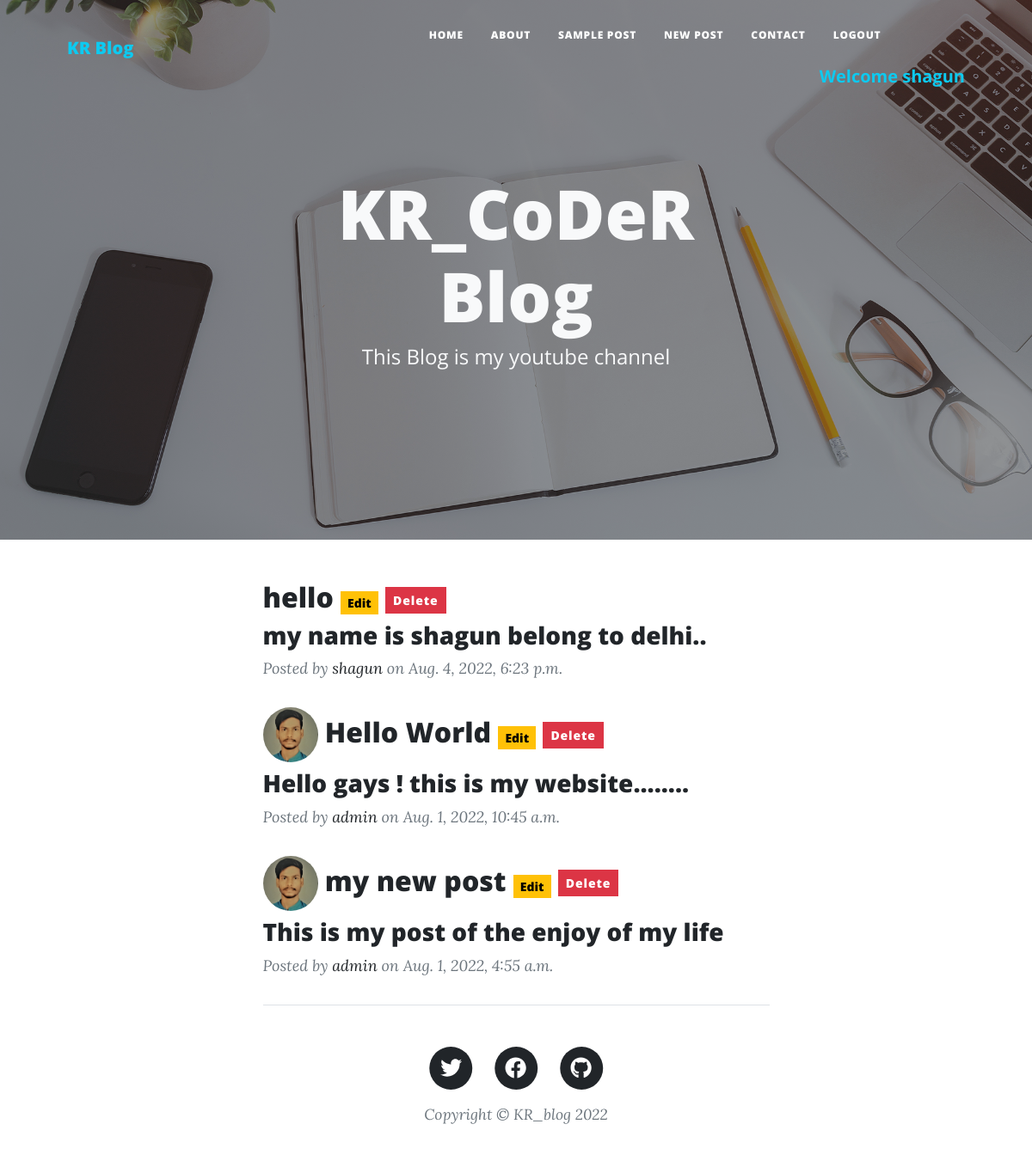
/ (signed in), run on the app's committed database.
### myapp/models.py (models this page shows)
class Post(models.Model):
	author = models.ForeignKey(settings.AUTH_USER_MODEL, on_delete = models.CASCADE)
	title = models.CharField(max_length = 200)
	text = models.TextField()
	created_date = models.DateTimeField(auto_now_add = True)
	published_date = models.DateTimeField(blank = True, null = True)
	image = models.ImageField(upload_to = "Image",null = True )

### myapp/views.py (the view)
# urls.py: path('', index, name = "index"),
def index(request):
	posts = Post.objects.all().order_by('-published_date')
	return render(request, 'index.html', {'posts':posts})

### myapp/templates/index.html (shortened to what this page needs)
{% load static %}
{% include 'header.html' %}
        <header class="masthead" style="background-image: url('{% static 'assets/img/home-bg.jpg' %}')">
            <div class="container position-relative px-4 px-lg-5">
                <div class="row gx-4 gx-lg-5 justify-content-center">
                    <div class="col-md-10 col-lg-8 col-xl-7">
                        <div class="site-heading">
                            <h1 class = 'text-light'>KR_CoDeR <br> Blog</h1>
                            <span class="subheading text-light"><b>This Blog is my youtube channel</b></span>
                        </div>
                    </div>
                </div>
            </div>
        </header>
        <div class="container px-4 px-lg-5">
            <div class="row gx-4 gx-lg-5 justify-content-center">
                <div class="col-md-10 col-lg-8 col-xl-7">
                     {% for post in posts %}
                    <div class="post-preview">
                        <a href="#">
                            <h2 class="post-title">
                                {%if post.image%} <img src = "{{post.image.url}}" class = "rounded-circle" height = "64" width = "64">
                           {%endif%}
                                {{post.title}}
                                <a href="{% url 'post_edit' post.id %}" class="btn-warning  btn-sm">Edit</a>
                                <a href="{%url 'post_delete' post.id%}" class="btn btn-danger btn-sm">Delete</a>
                            </h2>
                            <h3 class="post-subtitle">{{post.text}}</h3>
                        </a>
                        <p class="post-meta">
                            Posted by
                            <a href="#!">{{post.author}}</a>
                            on {{post.published_date}}
                        </p>
                    </div>
                    {% endfor %}
{% include 'footer.html' %}
    </body>
</html>

### myapp/templates/header.html (shortened to what this page needs)
{% load static %}
<!DOCTYPE html>
<html lang="en">
    <head>
        <link href="{% static 'css/styles.css' %}" rel="stylesheet" />
    </head>
    <body>
        <nav class="navbar navbar-expand-lg navbar-dark" id="mainNav" >
            <div class="container px-4 px-lg-5">
                <a class="navbar-brand text-info" href="index.html"><b>KR Blog</b></a>
                <div class="collapse navbar-collapse" id="navbarResponsive">
                    <ul class="navbar-nav ms-auto py-4 py-lg-0">
                        <li class="nav-item"><a class="nav-link px-lg-3 py-3 py-lg-4" href="/">Home</a></li>
                        <li class="nav-item"><a class="nav-link px-lg-3 py-3 py-lg-4 " href="{% url 'about' %}">About</a></li>
                        <li class="nav-item"><a class="nav-link px-lg-3 py-3 py-lg-4" href="{% url 'post' %}">Sample Post</a></li>
                        <li class="nav-item"><a class="nav-link px-lg-3 py-3 py-lg-4" href="{% url 'newpost' %}">New Post</a></li>
                        <li class="nav-item"><a class="nav-link px-lg-3 py-3 py-lg-4" href="{% url 'contact' %}">Contact</a></li>
                        {% if request.user.is_authenticated%}
                        <li class="nav-item"><a class="nav-link px-lg-3 py-3 py-lg-4" href="{% url 'logout' %}">logout</a><b class = 'text-info'> Welcome {{request.user}}</b></li>
                        {%else%}
                        <li class="nav-item"><a class="nav-link px-lg-3 py-3 py-lg-4" href="{% url 'register' %}">login</a></li>
                        {% endif %}
                    </ul>
                </div>
            </div>
        </nav>

### data on the page
Post: title "hello", text "my name is shagun belong to delhi..", author "shagun", published_date "Aug. 4, 2022, 6:23 p.m."
Post: image (picture), title "Hello World", text "Hello gays ! this is my website........", author "admin", published_date "Aug. 1, 2022, 10:45 a.m."
Post: image (picture), title "my new post", text "This is my post of the enjoy of my life", author "admin", published_date "Aug. 1, 2022, 4:55 a.m."

### other printed values
{{ request.user }} "shagun"
